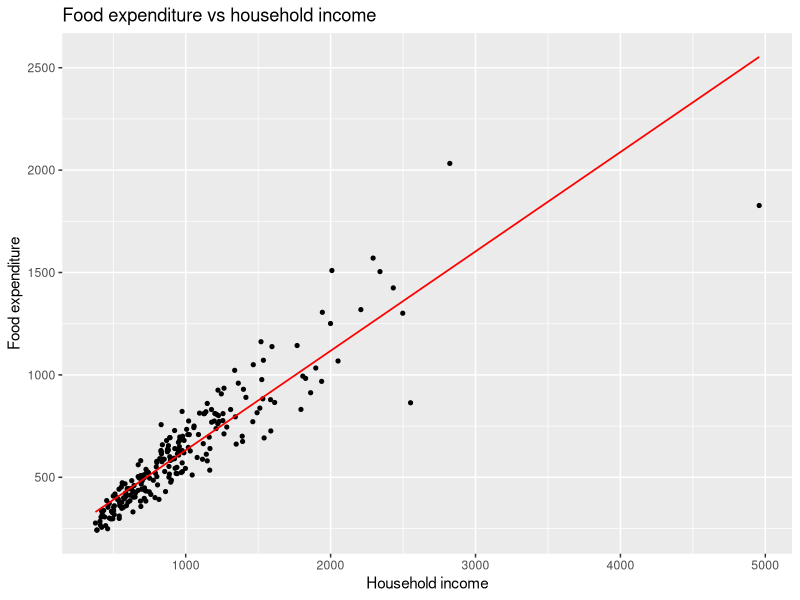

This chart was generated by the following R code:
## =====================================================
## 1. Load data and construct variables
## =====================================================
# Optional: set working directory to current script location (RStudio)
if (requireNamespace("rstudioapi", quietly = TRUE) && rstudioapi::isAvailable()) {
  setwd(dirname(rstudioapi::getActiveDocumentContext()$path))
}

# install.packages("quantreg")   # run once if quantreg is not installed
library(quantreg)

# Load Engel data (income and food expenditure)
data("engel")           # loads data frame 'engel'

## =====================================================
## 2. Estimate OLS regression
## =====================================================

fit_food <- lm(foodexp ~ income, data = engel)

# Add fitted values and residuals (useful for later diagnostics)
engel$fit   <- fitted(fit_food)
engel$resid <- residuals(fit_food)

summary(fit_food)

## =====================================================
## 3. Plot food expenditure vs income using ggplot2
## =====================================================

library(ggplot2)

p_food <- ggplot(engel, aes(x = income, y = foodexp)) +
  geom_point(size = 1.1) +
  geom_smooth(method = "lm", se = FALSE,
              linewidth = 0.6, colour = "red") +
  labs(title = "Food expenditure vs household income",
       x     = "Household income",
       y     = "Food expenditure")  

## =====================================================
## 4. Save figure (6 x 4 inches, 300 dpi)
## =====================================================

ggsave("foodincome.png", p_food, width = 6, height = 4, dpi = 300)
